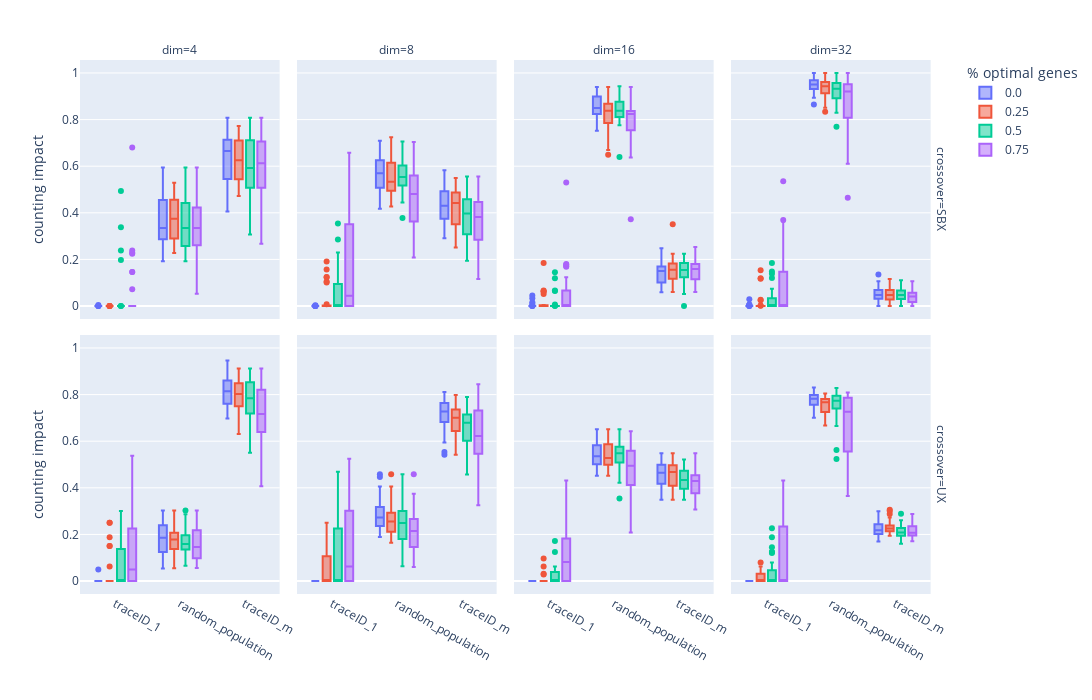

The notebook cell saved with this chart:
### Code cell
#Impact values for the median seed fitness individuum only to compare the different values for crossove rand dimensions

import pandas as pd
import plotly.express as px
import plotly.graph_objects as go
import plotly.subplots as sp

gen = 50

ci_df = pd.read_csv("../data/sphere_function_data_out/counting_impact.csv")
only_last_gen_ci = ci_df[ci_df.generation == gen]
only_last_gen_ci['random_population'] = only_last_gen_ci[['traceID_2', 'traceID_3', 'traceID_4', 'traceID_5', 'traceID_6', 'traceID_7', 'traceID_8', 'traceID_9', 'traceID_10', 'traceID_11', 'traceID_12', 'traceID_13', 'traceID_14', 'traceID_15', 'traceID_16', 'traceID_17', 'traceID_18', 'traceID_19', 'traceID_20']].sum(axis=1)

#filter runs with optimal and worst point:
only_last_gen_ci = only_last_gen_ci[only_last_gen_ci.seed_quality == "median"]
only_last_gen_ci = only_last_gen_ci[['traceID_1', 'random_population', 'traceID_m', 'percentage_of_optimal_genes', 'dim', 'crossover']]


#CI of Fitness = 1
fig = px.box(
    only_last_gen_ci,
    color="percentage_of_optimal_genes",
    facet_col="dim",
    facet_row="crossover",
    labels={
            "value": "counting impact",
            "variable": "",
            "percentage_of_optimal_genes": "% optimal genes",
            "traceID_1" : "seed ind"
        },
    height=700, width=1400)

fig.write_image("figures/genome_quality_distribution_impact.pdf")
fig.show()
